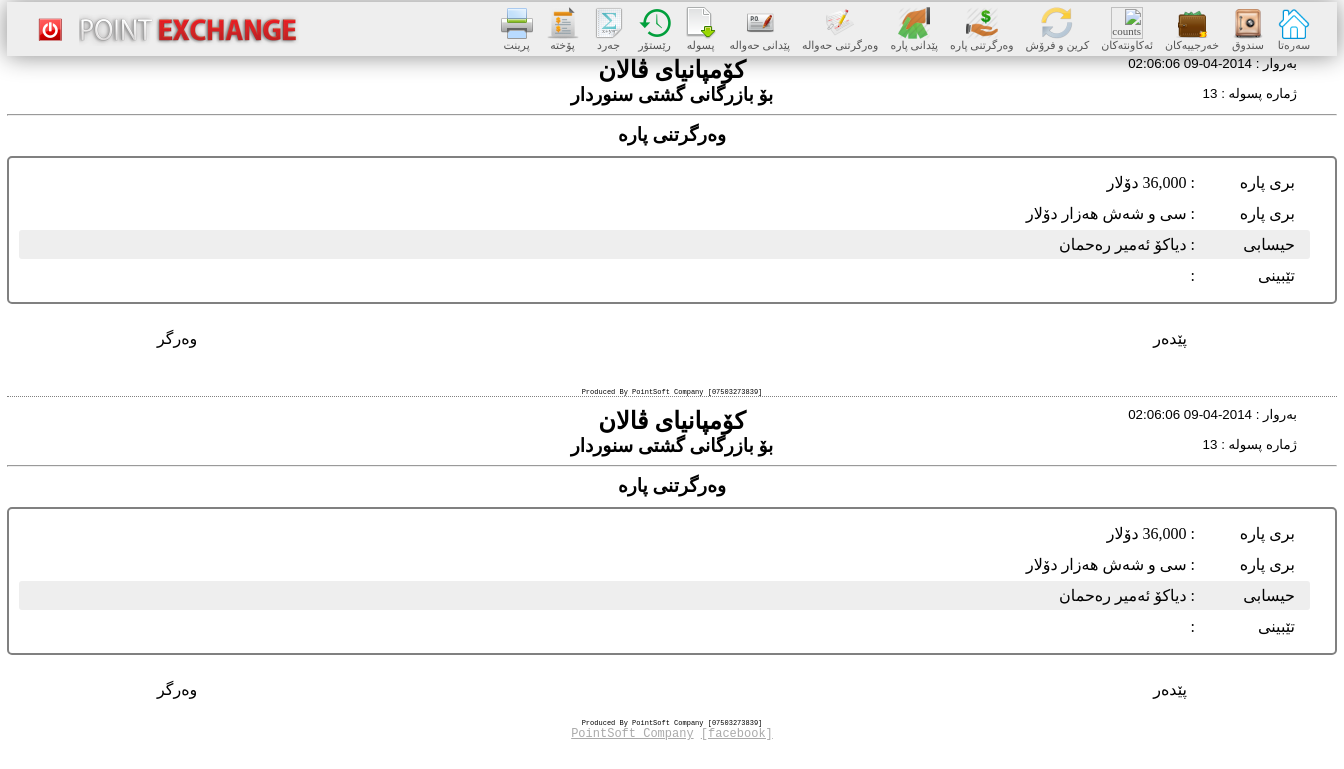
The page /loan_payment_view.php?id=13 (signed in) on the database its author committed.
### tables this page shows
CREATE TABLE IF NOT EXISTS `loan_payment` (
  `id` int(11) NOT NULL AUTO_INCREMENT,
  `id_user` int(11) DEFAULT NULL,
  `id_account` int(11) NOT NULL,
  `date_time` datetime DEFAULT NULL,
  `a_dollar` decimal(12,0) DEFAULT NULL,
  `a_dinar` decimal(20,0) DEFAULT NULL,
  `a_tman` decimal(20,0) DEFAULT NULL,
  `detail` varchar(200) DEFAULT NULL,
  PRIMARY KEY (`id`)
);

CREATE TABLE IF NOT EXISTS `accounts` (
  `id` int(11) NOT NULL AUTO_INCREMENT,
  `owner_name` varchar(200) DEFAULT NULL,
  `account_number` varchar(50) DEFAULT NULL,
  `balance` bigint(20) DEFAULT NULL,
  `date_created` datetime DEFAULT NULL,
  `detail` varchar(200) DEFAULT NULL,
  PRIMARY KEY (`id`)
);

### class/loan_payment.class.php (called while the page is built, shortened)
<?php
require_once 'database.class.php';
class loan_payment extends database{
	private static $TABLE = 'loan_payment';
	public static function get_loan_payment_info($id){
		try{
			$sql = "SELECT p.id,p.date_time,p.a_dollar,p.a_dinar,p.a_tman,p.detail,a.owner_name FROM ".self::$TABLE." p left join accounts a on a.id = p.id_account WHERE p.id = :id";
			$stmt = self::$PDO->prepare($sql);
			$stmt->bindParam(':id',$id,PDO::PARAM_INT);
			$stmt->execute();
			$row = $stmt->fetch(PDO::FETCH_ASSOC);
			return $row;
		}
		catch(PDOException $e){
			echo 'Error: [loan_payment.class.php/function get_loan_payment_info]'.$e->getMessage().'<br>';
			die();
		}
	}
}
?>

### class/database.class.php (called while the page is built, shortened)
<?php
function dsh_money($money,$decimal_check = 2,$symbol = null){
	$negative = false;
	$decimal = $money - intval($money);
	$arr = array();
	if($money !== 0)
		while($money){
			$part = strval($money % 1000);
			$len = strlen($part);
			if($len == 1)
				$part = '00'.$part;
			else if($len == 2)
				$part = '0'.$part;
			$money =intval($money/1000);
			array_push($arr, $part);
		}
	else
		$arr = array(0);
	$arr = array_reverse($arr);
	$str = implode(',', $arr);
	if(strlen($str)>1){
		if($str[0]=='0')
			$str = substr($str, 1);
	}
	return $str;
}
function money_to_word($number)
{
    $max_size = pow(10,18);
    if (is_int($number) && $number < abs($max_size))
    {
        switch ($number)
        {
            case 6:
                $string = "شەش";
                break;
            case 30:
                $string = "سی";
                break;
            case $number < 100:
                $prefix = money_to_word($number-$number%10);
                $suffix = money_to_word($number%10);
                $string = $prefix . " و " . $suffix;
                break;
            case $number < pow(10,6):
                $prefix = money_to_word(intval(floor($number/pow(10,3)))) . " هەزار";
                $string = $prefix . " " . @$suffix;
                break;
        }
    } else
    {
        echo "ERROR with - $number<br/> Number must be an integer between -" . number_format($max_size, 0, ".", ",") . " and " . number_format($max_size, 0, ".", ",") . " exclussive.";
    }
    return $string;
}
?>

### loan_payment_view.php (the view, shortened to what this page needs)
<?php
	require_once 'class/database.class.php';
	require_once 'class/loan_payment.class.php';
	$order_payment_info = loan_payment::get_loan_payment_info(@$_GET['id']);
	$money = '';
	if($order_payment_info['a_dollar'])
		$money .= dsh_money($order_payment_info['a_dollar']).' دۆلار ';
?>
<html>
<?php require_once 'head_tag.php'; ?>
  <body>
  	<div id="wrapper">
  		<?php require_once 'nav.php'; ?>
  		<div id="main">
			<section>
				<h2>کۆمپانیای ڤالان</h2>
				<h3>بۆ بازرگانی گشتی سنوردار</h3>
				<div class="corner">
					<p>بەروار : <?php echo $order_payment_info['date_time']; ?></p>
					<p>ژمارە پسوله : <?php echo $order_payment_info['id']; ?></p>
				</div>
				<hr>
				<h3>وەرگرتنی پاره</h3>
				<div class="package">
					<p><span> بری پاره  </span>: <?php echo $money ?> </p>
					<p><span> بری پاره  </span>: <?php echo money_to_word(intval($order_payment_info['a_dollar'])); ?> دۆلار</p>
					<p class="ee"><span> حیسابی </span>: <?php echo $order_payment_info['owner_name']; ?></p>
					<p><span> تێبینی </span>: <?php echo $order_payment_info['detail']; ?></p>
				</div>
				<div class="pedar">پێدەر</div>
				<div class="warger">وەرگر</div>
			</section>
			<div class="dash">Produced By PointSoft Company [07503273839]</div>
			<section>
				<h2>کۆمپانیای ڤالان</h2>
				<h3>بۆ بازرگانی گشتی سنوردار</h3>
				<div class="corner">
					<p>بەروار : <?php echo $order_payment_info['date_time']; ?></p>
					<p>ژمارە پسوله : <?php echo $order_payment_info['id']; ?></p>
				</div>
				<hr>
				<h3>وەرگرتنی پاره</h3>
				<div class="package">
					<p><span> بری پاره  </span>: <?php echo $money ?> </p>
					<p><span> بری پاره  </span>: <?php echo money_to_word(intval($order_payment_info['a_dollar'])); ?> دۆلار</p>
					<p class="ee"><span> حیسابی </span>: <?php echo $order_payment_info['owner_name']; ?></p>
					<p><span> تێبینی </span>: <?php echo $order_payment_info['detail']; ?></p>
				</div>
				<div class="pedar">پێدەر</div>
				<div class="warger">وەرگر</div>
			</section>
			<div class="dash2">Produced By PointSoft Company [07503273839]</div>
		</div>
		<?php require_once 'footer.php'; ?>
  </body>
</html>

### style.css (style rules this page uses)
body { background: url('images/500px/seamlesstexture21_500.jpg'); margin: 0; }
#wrapper { width: 1330px; border: 2px solid white; margin: 0 auto; background-color: rgba(255,255,255,0.8); }

### loan_payment_view.php (style rules this page uses)
.corner { margin-top: -55px; float: right; font-family: arial; font-size: smaller; direction: rtl; }
section { direction: rtl; font-family: 'kxani'; }
section h2, section h3 { text-align: center; margin:0; }
.corner p { margin:0 25px 5px 0; }
section p { margin:0 15px 2px 0; padding: 5px; padding-right: 15px; border-radius: 3px; }
section p span { display: inline-block; width: 100px; }
section .package { border: 2px solid gray; border-radius: 5px; padding: 10px; margin-top: 10px; }
.pedar { float:right; margin: 25px 150px 0 0; }
.warger { float:left; margin: 25px 0 0 150px; }
.ee { background-color: #EEE; }
.dash { border-bottom: 1px dotted gray; margin: 40px 0 10px 0; text-align: center; font-family: courier new; font-size: 7px; }
.dash2 { margin: 20px 0 0 0; text-align: center; font-family: courier; font-size: 7px; }

### rows shown on the page
loan_payment: date_time "2014-04-09 02:06:06", id "13", a_dollar "سی و شەش هەزار", id_account.owner_name "دیاکۆ ئەمیر رەحمان"

### other values the page prints
$words[$phrase] "سەرەتا سندوق خەرجییەکان ئەکاونتەکان کرین و فرۆش وەرگرتنی پاره پێدانی پارە وەرگرتنی حەوالە پێدانی حەوالە پسولە رێستۆر جەرد پۆخته پرینت"
$money "36,000 دۆلار"
